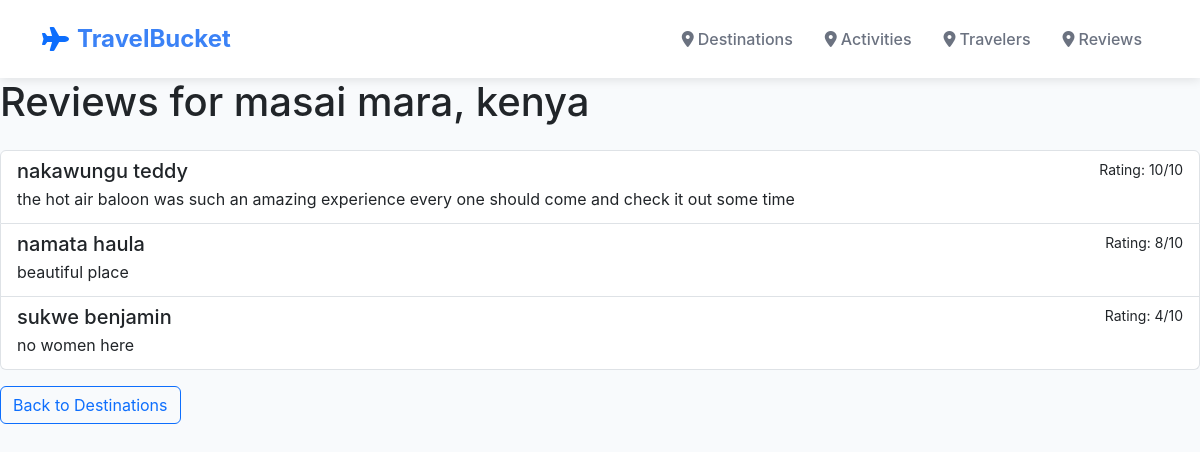
Page /destinations/3/reviews/ on the committed database.
### explorer/models.py (models this page shows, shortened)
class Destination(models.Model):
    name = models.CharField(max_length=100)
    country = models.CharField(max_length=100)
    description = models.TextField()
    best_season = models.CharField(max_length=50)
    image = models.ImageField(upload_to='destinations/', null=True, blank=True)

class Review(models.Model):
    traveler = models.ForeignKey(Traveler, on_delete=models.CASCADE)
    destination = models.ForeignKey(Destination, on_delete=models.CASCADE, related_name='reviews')
    rating = models.IntegerField(choices=[(i, i) for i in range(1, 11)])
    comment = models.TextField()

class Traveler(models.Model):
    name = models.CharField(max_length=100)
    email = models.EmailField()
    favorite_destination = models.ForeignKey(Destination, on_delete=models.SET_NULL, null=True, blank=True)

### explorer/views.py (the view)
# urls.py: path('destinations/<int:destination_id>/reviews/', views.reviews_page, name='reviews_page'),
def reviews_page(request, destination_id):
    destination = get_object_or_404(Destination, pk=destination_id)
    reviews = destination.reviews.all()
    return render(request, 'explorer/reviews.html', {'destination': destination, 'reviews': reviews})

### explorer/templates/explorer/reviews.html (shortened to what this page needs)
{% extends 'explorer/base.html' %}
{% block content %}
<h1 class="mb-4">Reviews for {{ destination.name }}, {{ destination.country }}</h1>
<div class="list-group">
    {% for review in reviews %}
    <div class="list-group-item list-group-item-action">
        <div class="d-flex w-100 justify-content-between">
            <h5 class="mb-1">{{ review.traveler.name }}</h5>
            <small>Rating: {{ review.rating }}/10</small>
        </div>
        <p class="mb-1">{{ review.comment }}</p>
    </div>
    {% empty %}
    <div class="list-group-item">No reviews available for this destination.</div>
    {% endfor %}
</div>
<a href="{% url 'destination_list' %}" class="btn btn-outline-primary mt-3">Back to Destinations</a>
{% endblock %}

### explorer/templates/explorer/base.html (style rules this page uses)
:root { --primary-blue: #3b82f6; --secondary-blue: #1e40af; --light-blue: #e0f2fe; --text-gray: #6b7280; --dark-gray: #374151; }
body { font-family: -apple-system, BlinkMacSystemFont, 'Segoe UI', Roboto, sans-serif; background-color: #f8fafc; }

### rows in the picture
Destination: name "masai mara", country "kenya"
Review: traveler.name "nakawungu teddy", rating "10", comment "the hot air baloon was such an amazing experience every one should come and check it out some time"
Review: traveler.name "namata haula", rating "8", comment "beautiful place"
Review: traveler.name "sukwe benjamin", rating "4", comment "no women here"
